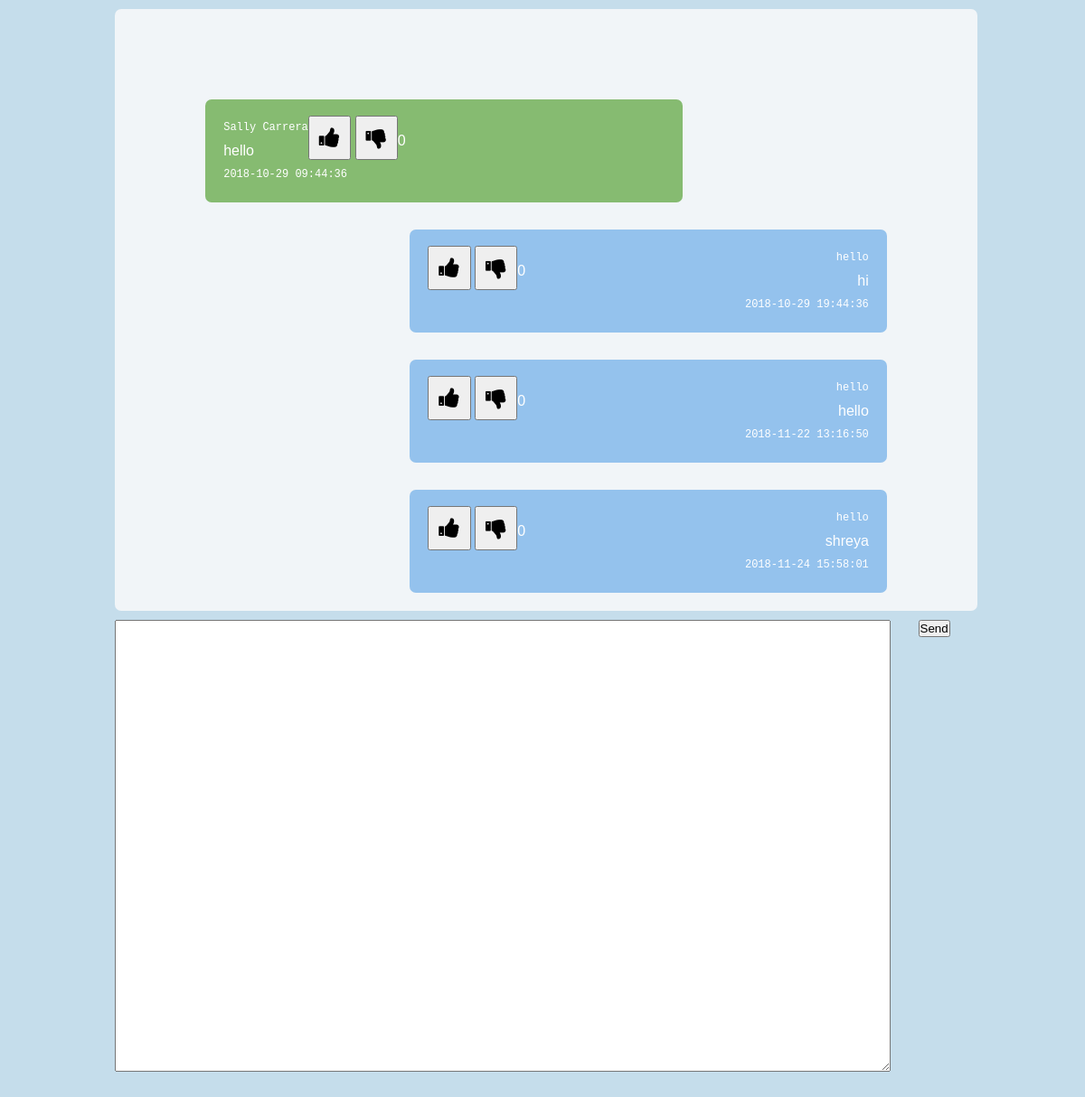
/chat/chat.php (signed in), run on an earlier commit of the app's database.
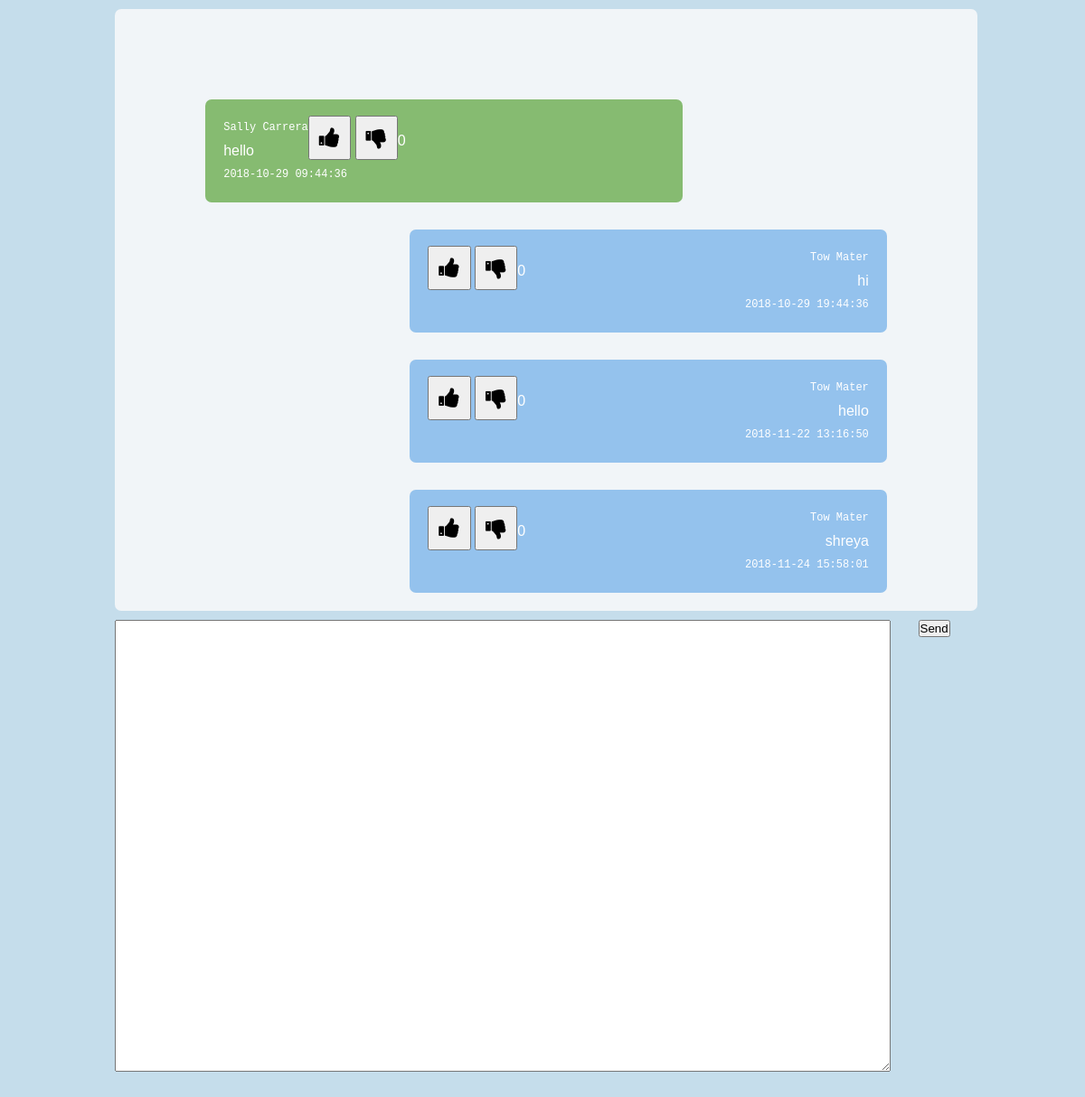
And on a later commit of the database.
### tables this page shows
CREATE TABLE IF NOT EXISTS `messages` (
  `id` int(11) NOT NULL AUTO_INCREMENT,
  `groupId` int(11) NOT NULL,
  `userId` int(11) NOT NULL,
  `text` longtext NOT NULL,
  `sentTime` datetime NOT NULL,
  `likes` int(11) UNSIGNED NOT NULL DEFAULT '0',
  PRIMARY KEY (`id`),
  KEY `message_fk01` (`groupId`),
  KEY `message_fk02` (`userId`)
);

CREATE TABLE IF NOT EXISTS `users` (
  `id` int(11) NOT NULL AUTO_INCREMENT,
  `username` varchar(45) NOT NULL,
  `displayName` varchar(45) NOT NULL,
  `password` varchar(100) NOT NULL,
  `emailId` varchar(100) NOT NULL,
  `gender` varchar(2) NOT NULL,
  `dob` date NOT NULL,
  `about` varchar(100) NOT NULL,
  `hobbies` varchar(100) NOT NULL,
  `bio` varchar(100) NOT NULL,
  `pno` int(100) NOT NULL,
  `country` varchar(100) NOT NULL,
  `image` varchar(45) NOT NULL,
  `groups` int(11) DEFAULT NULL,
  `Posts` int(11) DEFAULT NULL,
  PRIMARY KEY (`id`),
  UNIQUE KEY `id` (`id`),
  UNIQUE KEY `username` (`username`),
  UNIQUE KEY `displayName` (`displayName`)
);

### chat/chat.php (the view, shortened to what this page needs)
<?php
         require('../utils/connection.php');
        ?>
<html>
<head>
    <link rel="stylesheet" type="text/css" href="style.css">
  <link rel="stylesheet" href="https://cdnjs.cloudflare.com/ajax/libs/font-awesome/4.7.0/css/font-awesome.min.css">
</head>
<body>
    <div>
        <div class="ChatBox">
            <div>
        <?php
        $displayMessages=" select messages.id, messages.text, messages.sentTime, users.displayName , messages.likes
        from messages, users
        where messages.userId = users.id
        and messages.groupid = ".$_SESSION["groupid"]."
        order by messages.sentTime;";
        $result = $conn->query($displayMessages);
        if ($result->num_rows > 0) {
            while($row = $result->fetch_assoc()) {
                if($row['displayName'] == $_SESSION["displayname"]){
                    echo '
                    <div class ="other-message float-right messageCard">
                    <span class="time-right">'.$row['displayName'].'</span>
                    <span class="message-text" style="float:right;clear:right;" >'.htmlspecialchars($row['text']).'</span>
                    <span class="time-right" style = "clear:right;" >'.$row['sentTime'].'</span>
                    <form action = "" method ="POST">
                    <button name = "likes" value='.$row['id'].'>
                    <i style="padding: 10px;" class="fa fa-thumbs-up" value='.$row['id'].'></i>
                    </button>
                    <button name = "dislikes" value="'.$row['id'].'">
                    <i style="padding: 10px;" class="fa fa-thumbs-down" value="0"></i></button>'.$row['likes'].'
                    </form>
                    </div>
                    ';
                }
                else {
                    echo '
                <div class="messageCard float-left my-message">
                <span class="time-left">'.$row['displayName'].'</span>
                <span class="message-text" style="float:left;clear:left;" >'.htmlspecialchars($row['text']).'</span>
                <span class="time-left" style="clear:left;" >'.$row['sentTime'].'</span>
                <form action = "" method ="POST">
                    <button name = "likes" value="'.$row['id'].'">
                    <i style="padding: 10px;" class="fa fa-thumbs-up" value="1"></i>
                    </button>
                    <button name = "dislikes" value="'.$row['id'].'">
                    <i style="padding: 10px;" class="fa fa-thumbs-down" value="0"></i></button>'.$row['likes'].'
                    </button>
                    </form>
                </div>';
                }
            }
        } else {
            echo "No Messages";
        }
        ?>
        </div>
            </div>
        <form name="message" class="messageForm" action="" method = "POST">
        <div>
            <textarea name="usermsg" style="width: 90%; height: 500px; float:left;" id="usermsg"></textarea>
            <input name="submitmsg" type="submit" class="btn btn-success btn-lg" id="submitmsg" value="Send" />
        </div>
        </form>
    </div>
</body>
</html>

### chat/style.css (style rules this page uses)
* { margin-right:0; padding:0; font-family: tahoma,sans-serif; box-sizing: border-box; }
body { background: #C5DDEB; }
.messageCard { color: white; padding: 18px 20px; line-height: 26px; font-size: 16px; border-radius: 7px; margin-bottom: 30px; width: 70%; height: auto; position: relative; background-color: #86BB71; }
.my-message { background: #86BB71; }
.other-message { background: #94C2ED; }
.float-right { float: right; }
.float-left { float: left; }
.message-text { display: inline-block; word-wrap: break-word; }
.time-right { float: right; color: white; font-size: 12px; font-family: 'Courier New', Courier, monospace }
.time-left { float: left; color: white; font-size: 12px; font-family: 'Courier New', Courier, monospace }
.chatbox { width: 80%; height:85%; background:#F1F5F8; padding: 100px; margin: 10px auto; display:flex; flex-flow:row wrap; align-items:flex-start; border-radius: 7px; overflow-y: auto; }
.messageForm { width: 80%; height:auto; margin: auto; text-align: center; }

### chat/chat.php (style rules this page uses)
.fa { font-size: 25px; cursor: pointer; user-select: none; }

What changed in the data, as far as the page shows it:
changed through a linked row, messages "hi": userId.displayName "hello" → "Tow Mater"
changed through a linked row, messages (number 3 of 4 on the later page): userId.displayName "hello" → "Tow Mater"
changed through a linked row, messages "shreya": userId.displayName "hello" → "Tow Mater"
